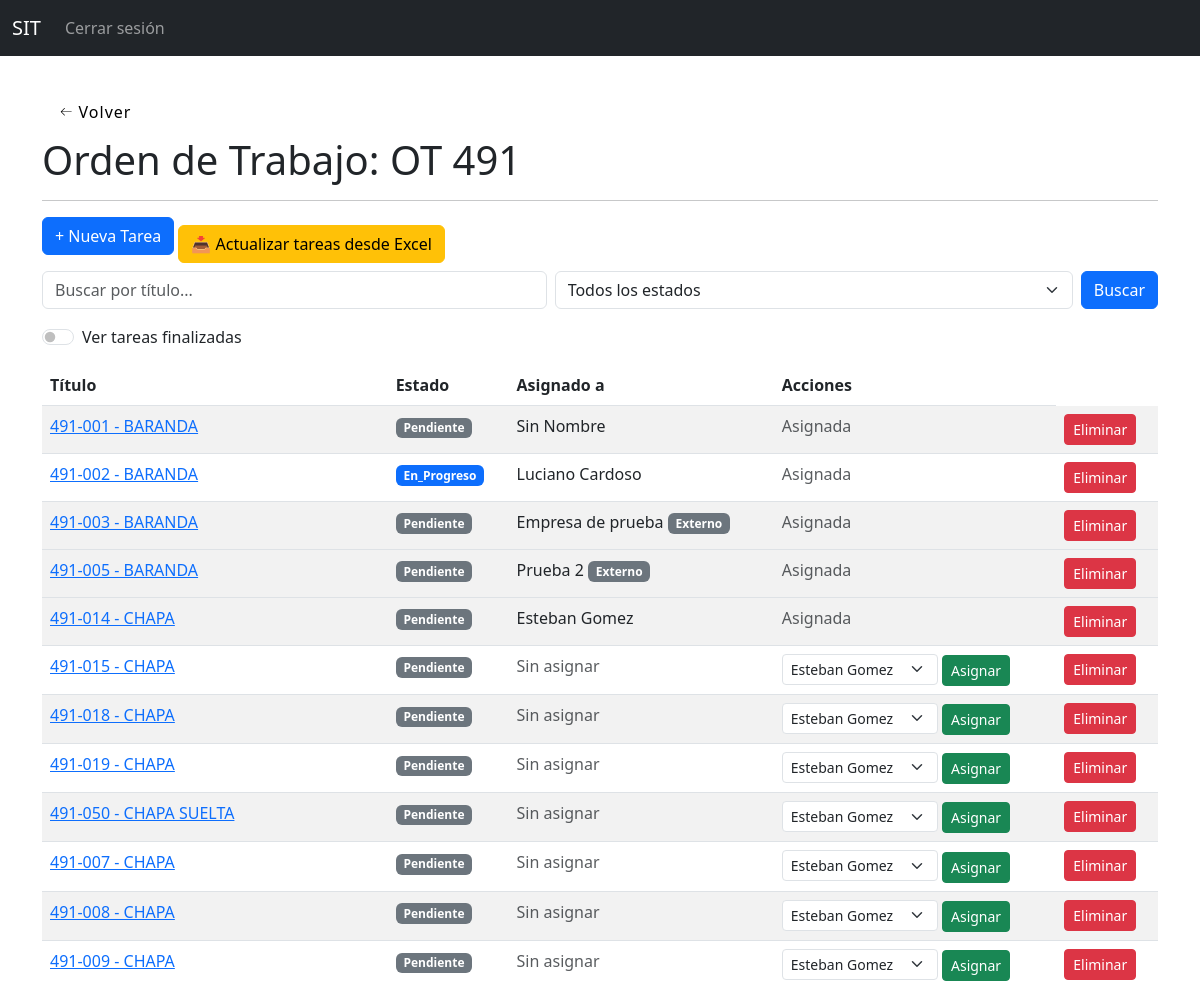
/ordenes/28/ (signed in, upper part), run on an earlier commit of the app's database.
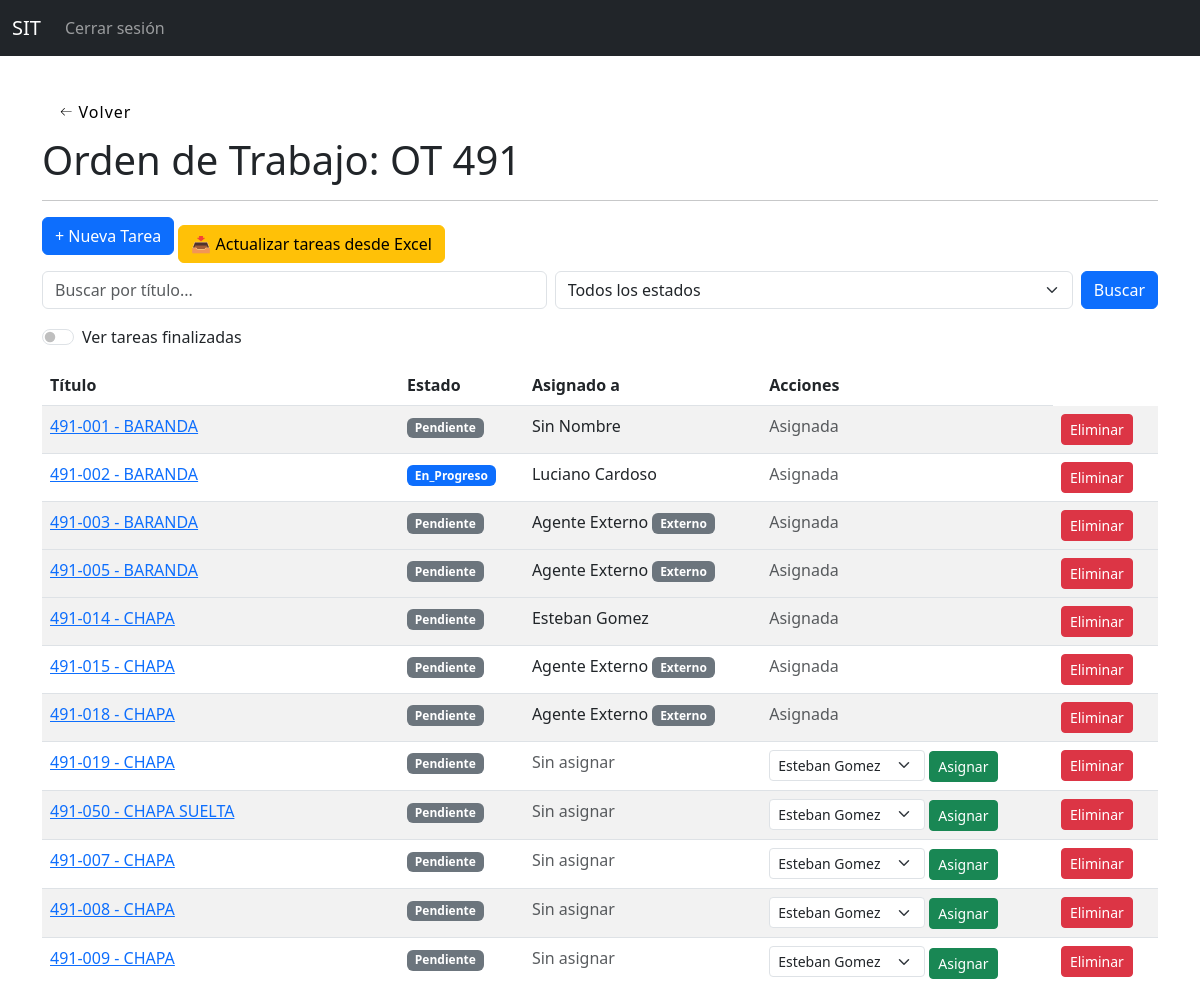
And on a later commit of the database.
### tareas_app/models.py (models this page shows, shortened)
class Tarea(models.Model):
    titulo = models.CharField(max_length=100)
    sector = models.CharField(max_length=30, choices=SECTOR, default='pendiente')
    descripcion = models.TextField()
    asignado_a = models.ForeignKey(Empleado, on_delete=models.SET_NULL, null=True, blank=True, related_name="tareas_asignadas")
    creada_por = models.ForeignKey(Empleado, null=True, blank=True, on_delete=models.SET_NULL)
    fecha_creacion = models.DateTimeField(auto_now_add=True)
    plano = models.ImageField(upload_to='planos/', null=True, blank=True)
    estado = models.CharField(max_length=20, choices=ESTADOS, default='pendiente')
    orden = models.ForeignKey(OrdenDeTrabajo, related_name='tareas', on_delete=models.CASCADE, null=True, blank=True)
    estructura = models.CharField(max_length=100, blank=True)
    plano_codigo = models.CharField(max_length=50, blank=True)
    posicion = models.CharField(max_length=50, blank=True)
    denominacion = models.CharField(max_length=100, blank=True)
    cantidad = models.IntegerField(null=True, blank=True)
    peso_unitario = models.FloatField(null=True, blank=True)
    peso_total = models.FloatField(null=True, blank=True)
    agente_externo = models.ForeignKey(AgenteExterno, null=True, blank=True, on_delete=models.SET_NULL)
    operarios = models.ManyToManyField(Empleado, related_name='tareas_operadas', blank=True)
    pdf_url = models.URLField(blank=True, null=True)

class AgenteExterno(models.Model):
    empresa = models.CharField(max_length=100, blank=True, null=True)

### tareas_app/views.py (the view, shortened to what this page needs)
# urls.py: path('ordenes/<int:orden_id>/', views.detalle_orden_trabajo, name='detalle_orden_trabajo'),
@login_required
def detalle_orden_trabajo(request, orden_id):
    orden = get_object_or_404(OrdenDeTrabajo, id=orden_id)
    empleado = Empleado.objects.get(usuario=request.user)
    tipo = None
    if not puede_ver_avances(empleado):
        return HttpResponseForbidden("No tenés acceso a esta orden.")
    if request.method == 'POST' and puede_asignar(empleado):
        tarea_id = request.POST.get('tarea_id')
        tipo = request.POST.get('tipo_asignacion')
        tarea = get_object_or_404(orden.tareas, id=tarea_id)
    tareas = orden.tareas.all()
    if empleado.perfil == 'calidad':
        tareas = tareas.filter(estado='en_revision')
    if empleado.perfil == 'despacho':
        tareas = tareas.filter(estado='lista_para_despachar')
    busqueda = request.GET.get('q', '')
    if busqueda:
        tareas = tareas.filter(titulo__icontains=busqueda)
    estado = request.GET.get('estado', '')
    if estado:
        tareas = tareas.filter(estado=estado)
    paginator = Paginator(tareas, 100)
    page_number = request.GET.get('page')
    page_obj = paginator.get_page(page_number)
    operarios = Empleado.objects.filter(perfil__in=['armador', 'soldador',])
    agentes_externos = AgenteExterno.objects.filter()
    es_admin = empleado.perfil == 'administrador'
    es_produccion = empleado.perfil == 'produccion'
    puede_asignar_valor = es_admin or es_produccion
    return render(request, 'tareas/detalle_orden_trabajo.html', {
        'orden': orden,
        'tareas': page_obj,
        'operarios': operarios,
        'perfil_usuario': empleado.perfil,
        'busqueda': busqueda,
        'estado_seleccionado': estado,
        'puede_asignar': puede_asignar_valor,
        'agentes_externos': agentes_externos,
    })

### tareas_app/models.py (called while the page is built)
    @property
    def nombre_completo(self):
        if self.usuario and (self.usuario.first_name or self.usuario.last_name):
            return f"{self.usuario.first_name} {self.usuario.last_name}".strip()
        return self.nombre

### tareas_app/views.py (called while the page is built)
def puede_ver_avances(empleado):
    return empleado.perfil in ['administrador', 'ppc', 'produccion', 'calidad', 'despacho', 'ingenieria', 'rrhh']

### templates/tareas/detalle_orden_trabajo.html (shortened to what this page needs)
{% extends "base.html" %}
{% block content %}
<button class="back-button" onclick="history.back()">
  <span>Volver</span>
</button>
<h1>Orden de Trabajo: {{ orden.nombre }}</h1>
<hr>
{% if perfil_usuario == 'ingenieria' or perfil_usuario == 'administrador' %}
<a href="{% url 'crear_tarea' orden.id %}" class="btn btn-primary mb-3">+ Nueva Tarea</a>
{% endif %}
{% if perfil_usuario == 'ingenieria' or perfil_usuario == 'administrador' %}
    <a href="{% url 'importar_excel_actualizacion' orden.id %}" class="btn btn-warning my-2">
        📥 Actualizar tareas desde Excel
    </a>
{% endif %}
<form method="get" class="d-flex mb-3">
    <input type="text" name="q" placeholder="Buscar por título..." class="form-control me-2" value="{{ busqueda }}">
    <select name="estado" class="form-select me-2" onchange="this.form.submit()">
        <option value="">Todos los estados</option>
    </select>
    <button type="submit" class="btn btn-primary">Buscar</button>
</form>
    <div class="form-check form-switch mb-3">
  <input class="form-check-input" type="checkbox" id="toggleFinalizadas">
  <label class="form-check-label" for="toggleFinalizadas">Ver tareas finalizadas</label>
</div>
<table class="table table-striped">
    <thead>
        <tr>
            <th>Título</th>
            <th>Estado</th>
            <th>Asignado a</th>
            {% if perfil_usuario == 'ingenieria' or perfil_usuario == 'administrador' %}
            <th>Acciones</th>
            {% endif %}
        </tr>
    </thead>
    <tbody>
        {% for tarea in tareas %}
        <tr class="{% if tarea.estado == 'finalizada' %}fila-finalizada{% endif %}" style="{% if tarea.estado == 'finalizada' %}display: none;{% endif %}">
            <td>
                <a href="{% url 'detalle_tarea' tarea.id %}">
                {{ tarea.titulo }}
                </a>
            </td>
            <td>
                <span class="badge
                    {% if tarea.estado == 'pendiente' %} bg-secondary
                    {% elif tarea.estado == 'en_progreso' %} bg-primary
                    {% elif tarea.estado == 'en_revision' %} bg-warning
                    {% elif tarea.estado == 'lista_para_pintar' %} bg-primary
                    {% elif tarea.estado == 'lista_para_despachar' %} bg-primary
                    {% elif tarea.estado == 'galvanizado' %} bg-warning
                    {% elif tarea.estado == 'finalizada' %} bg-success
                    {% elif tarea.estado == 'rechazado' %} bg-danger
                    {% endif %}">
                    {{ tarea.estado|title }}
                </span>
            </td>
            <td>
{% if tarea.asignado_a %}
    {{ tarea.asignado_a.nombre_completo }}
{% elif tarea.agente_externo %}
    {{ tarea.agente_externo.empresa }} <span class="badge bg-secondary">Externo</span>
{% else %}
    <span class="text-muted">Sin asignar</span>
{% endif %}
            </td>
            {% if puede_asignar %}
            <td>
            {% if not tarea.asignado_a and not tarea.agente_externo %}
<form method="post" style="display:inline;">
  <select name="asignado_id" id="asignado_id{{ tarea.id }}"
          class="form-select form-select-sm d-inline w-auto"
          onchange="checkTercerizado(this, '{{ tarea.id }}')">
      {% for operario in operarios %}
        <option value="{{ operario.id }}" {% if tarea.asignado_a == operario %}selected{% endif %}>
          {{ operario.nombre_completo }}
        </option>
      {% endfor %}
  </select>
  <button type="submit" class="btn btn-sm btn-success">Asignar</button>
</form>
            {% else %}
              <span class="text-muted">Asignada</span>
            {% endif %}
            </td>
            {% endif %}
            {% if perfil_usuario == 'ingenieria' or perfil_usuario == 'administrador' %}
            <td>
                <a href="{% url 'borrar_tarea' tarea.id %}" class="btn btn-sm btn-danger">Eliminar</a>
            </td>
            {% endif %}
        </tr>
        {% empty %}
        <tr>
            <td colspan="5">No hay tareas para mostrar.</td>
        </tr>
        {% endfor %}
    </tbody>
</table>
{% endblock %}

What changed in the data, as far as the page shows it:
changed Tarea "491-003 - BARANDA": agente_externo.empresa "Empresa de prueba" → "Agente Externo"
changed Tarea "491-005 - BARANDA": agente_externo.empresa "Prueba 2" → "Agente Externo"
changed Tarea "491-015 - CHAPA": agente_externo.empresa (not shown) → "Agente Externo"; asignado_id "Esteban Gomez" → (not shown); agente_externo_id "Sin asignar Asignar" → "Externo Asignada"
changed Tarea "491-018 - CHAPA": agente_externo.empresa (not shown) → "Agente Externo"; asignado_id "Esteban Gomez" → (not shown); agente_externo_id "Sin asignar Asignar" → "Externo Asignada"
